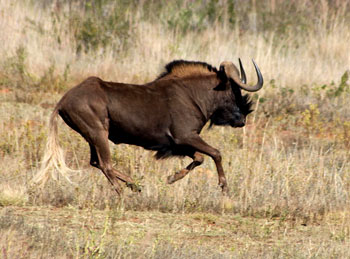
#> input picture opencv/commercial/Instructions/OpenCV_Basics/image.jpg, 350 x 259 px, given in place of the camera
$ python 3_frame_motion.py   (Python 2 division)
#> lines starting #> are read from the running program, lines starting #| are printed output that depends on the picture
import numpy as np
import cv2

def distMap(frame1, frame2):
    """outputs pythagorean distance between two frames"""
    frame1_32 = np.float32(frame1)
    frame2_32 = np.float32(frame2)
    diff32 = frame1_32 - frame2_32
    norm32 = np.sqrt(diff32[:,:,0]**2 + diff32[:,:,1]**2 + diff32[:,:,2]**2)/np.sqrt(255**2 + 255**2 + 255**2)
    dist = np.uint8(norm32*255)
    return dist

def applyNoise(frame, scale):
    noises_p = np.random.rand(*np.shape(frame))
    noises_n = -np.random.rand(*np.shape(frame))
    noises = (noises_p + noises_n) * 255 * scale
    noiseFrame = frame + np.uint8(noises)
    return noiseFrame

cv2.namedWindow('frame')
cv2.namedWindow('dist')

# cap = cv2.VideoCapture("cars.avi")
# cap = cv2.VideoCapture(-1)
cap = cv2.VideoCapture(0)

DEBUG = 0

DISP_STDEV = True

_, frame1 = cap.read()
#> frame1 is the input picture: shape (259, 350, 3); mean B, G, R 113.2, 147.9, 171.8
_, frame2 = cap.read()

while(True):
    _, frame3 = cap.read()
    rows, cols, _ = np.shape(frame3)
#> rows = 259; cols = 350
    if DEBUG:
        frame3 = applyNoise(frame3, .005)
    dist = distMap(frame1, frame3)
#> in distMap, `diff32 = frame1_32 - frame2_32`: diff32: shape (259, 350, 3) float32; every value is 0
#> in distMap, `norm32 = np.sqrt(diff32[:,:,0]**2 + diff32[:,:,1]**2 + diff32[:,:,2]**..`: norm32: shape (259, 350) float32; every value is 0
#> in distMap, `dist = np.uint8(norm32*255)`: dist: shape (259, 350); every value is 0
    # if DEBUG:
    #     dist = applyNoise(dist, .005)

    # cv2.imshow('dist', dist)


    frame1 = frame2
    frame2 = frame3

    # apply Gaussian blurring
    mod = cv2.GaussianBlur(dist, (9,9), 0)
    # apply thresholding
    _, thresh = cv2.threshold(mod, 100, 255, 0)
    edge = cv2.Canny(mod, 100, 200)
    # [7 lines of commented-out code are left out]
    edge = cv2.Canny(dist, 100, 255)
    # mod = closed
    # mod = edge

    # mean and st dev test
    mean, stDev = cv2.meanStdDev(mod)
#> mean = [0]; stDev = [0]
    print stDev
#| [[0.]]
    cv2.imshow('dist', mod)
    cv2.imshow('edge', edge)

    # easier to see for DEBUG
    blank = np.ones(np.shape(frame3))
    if DISP_STDEV:
        font = cv2.FONT_HERSHEY_SIMPLEX
        cv2.putText(blank, "{}".format(stDev[0][0]), (1*cols/4, rows/2), font, 5, (0, 0, 255), 3, cv2.LINE_AA)
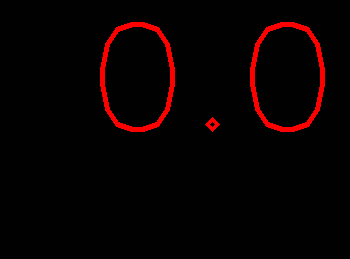
#> blank: shape (259, 350, 3) float64; mean of channels 0, 1, 2 1, 1, 9.3; drawn as B, G, R
        cv2.imshow("stDev", blank)
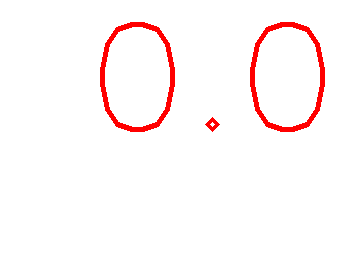
#> window 'stDev': shape (259, 350, 3); mean B, G, R 246.7, 246.7, 255

    cv2.imshow('frame', frame2)

    if cv2.waitKey(1) & 0xFF == 27:
#> (key Esc is pressed here)
        break
cap.release()
cv2.destroyAllWindows()
